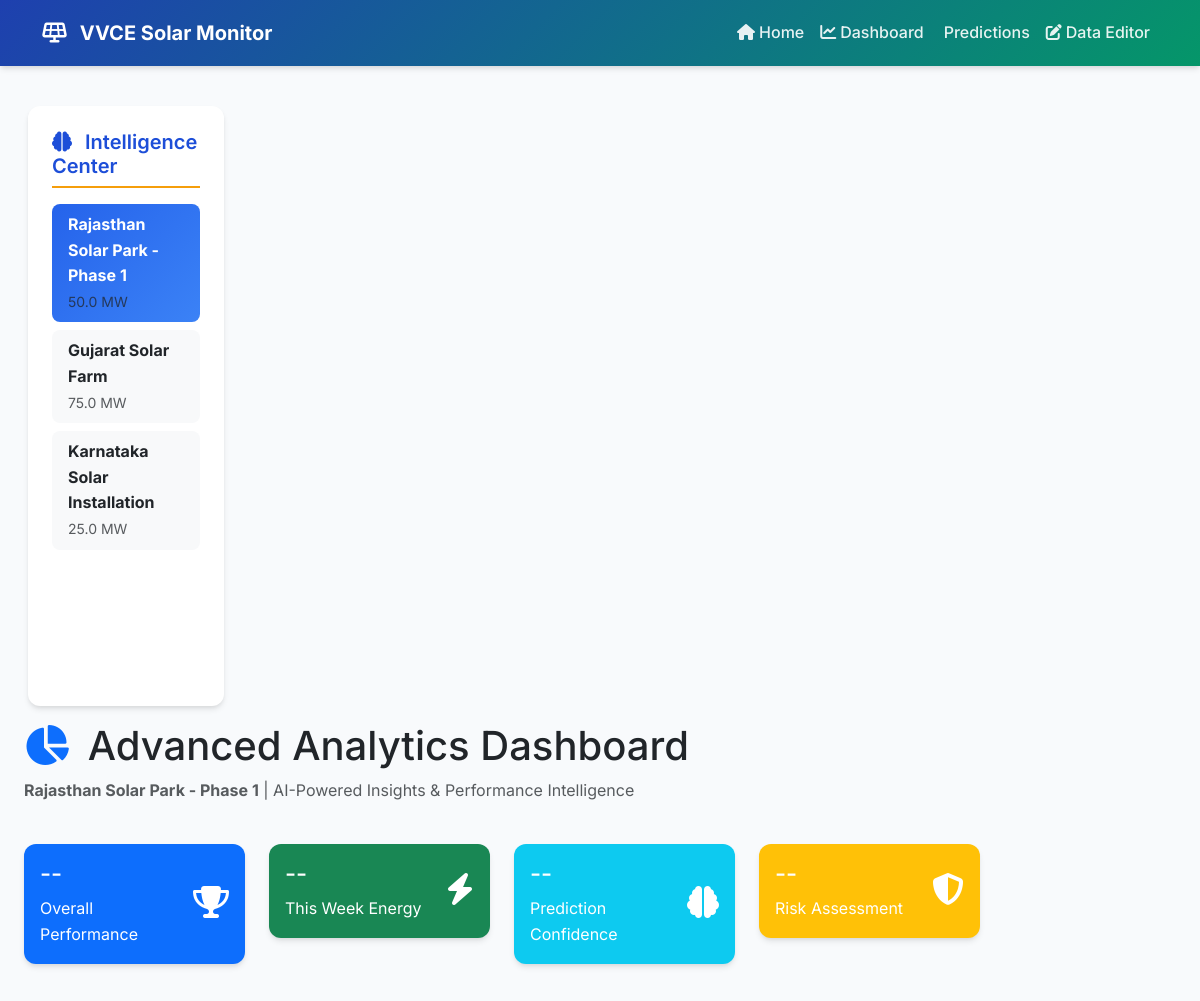
Before: /analytics (upper part) with the older database file.
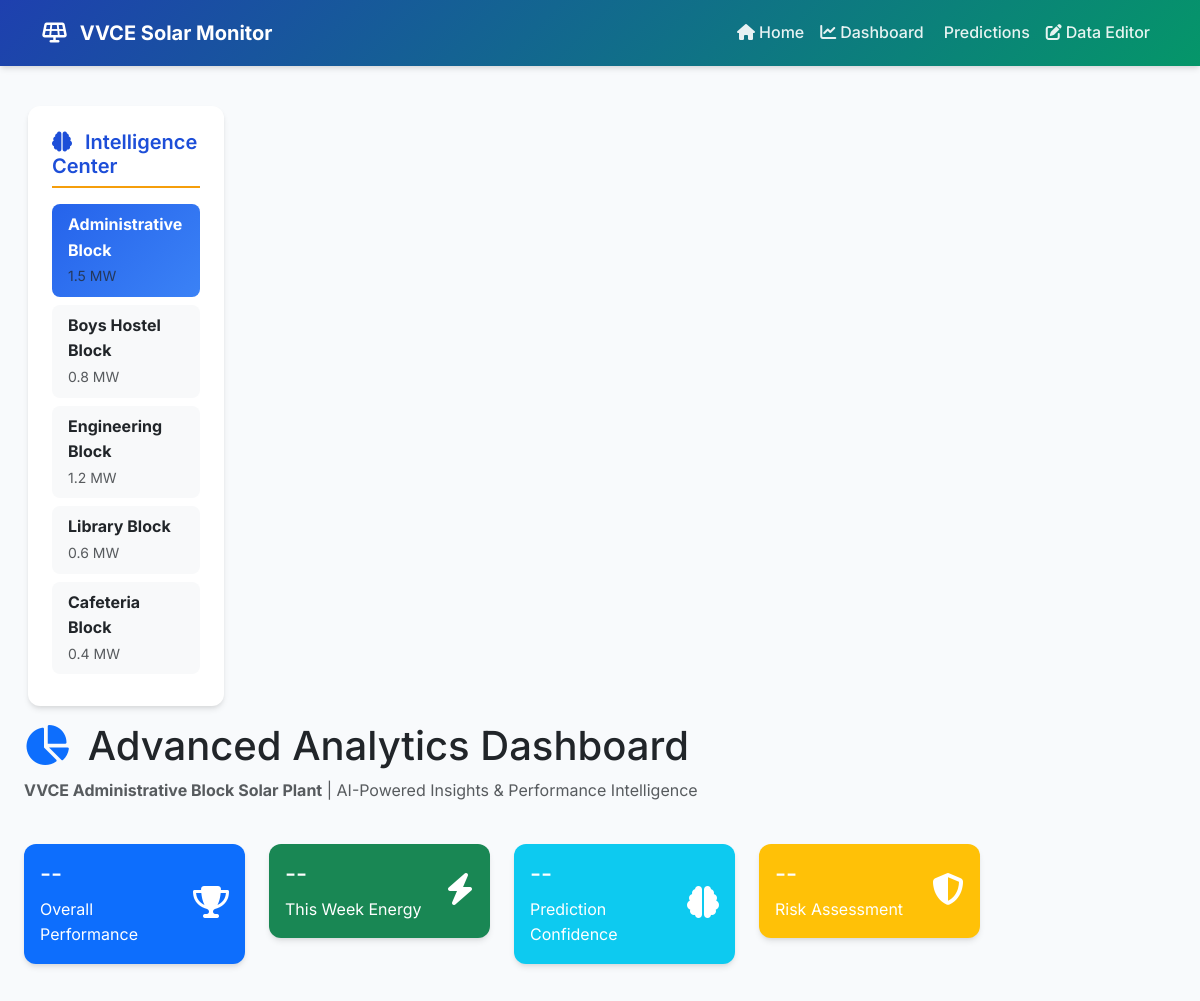
After: the same page with the newer database file.
### models.py (models this page shows)
class SolarPlant(db.Model):
    id = db.Column(db.Integer, primary_key=True)
    name = db.Column(db.String(100), nullable=False)
    location = db.Column(db.String(100), nullable=False)
    capacity_mw = db.Column(db.Float, nullable=False)
    installation_date = db.Column(db.Date, nullable=False)
    panel_type = db.Column(db.String(50), nullable=False)
    efficiency_rating = db.Column(db.Float, nullable=False)
    created_at = db.Column(db.DateTime, default=datetime.utcnow)

### routes.py (the view)
@app.route('/analytics')
@app.route('/analytics/<int:plant_id>')
def analytics_dashboard(plant_id=None):
    try:
        if plant_id:
            plant = SolarPlant.query.get_or_404(plant_id)
        else:
            plant = SolarPlant.query.first()
            if not plant:
                flash('No solar plants found', 'warning')
                return redirect(url_for('index'))
            plant_id = plant.id
        all_plants = SolarPlant.query.all()
        return render_template('analytics_dashboard.html',
                             plant=plant,
                             all_plants=all_plants)
    except Exception as e:
        logging.error(f"Error in analytics dashboard route: {e}")
        flash('Error loading analytics dashboard', 'error')
        return redirect(url_for('index'))

### templates/analytics_dashboard.html (shortened to what the changed rows need)
{% extends "base.html" %}
{% block content %}
<div class="container-fluid">
    <div class="row">
        <div class="col-md-3 col-lg-2 sidebar">
            <div class="plant-selector">
                <div class="list-group">
                    {% for p in all_plants %}
                    <a href="{{ url_for('analytics_dashboard', plant_id=p.id) }}"
                       class="list-group-item list-group-item-action {% if p.id == plant.id %}active{% endif %}">
                        <strong>{{ p.name.replace('VVCE ', '').replace(' Solar Plant', '') }}</strong>
                        <br>
                        <small class="text-muted">{{ p.capacity_mw }} MW</small>
                    </a>
                    {% endfor %}
                </div>
            </div>
        </div>
        <div class="col-md-9 col-lg-10">
            <div class="row mb-4">
                <div class="col-12">
                    <div class="analytics-header">
                        <h1 class="mb-2">
                            <i class="fas fa-chart-pie text-primary me-2"></i>
                            Advanced Analytics Dashboard
                        </h1>
                        <p class="text-muted mb-3">
                            <strong>{{ plant.name }}</strong> | AI-Powered Insights & Performance Intelligence
                        </p>
                    </div>
                </div>
            </div>
        </div>
    </div>
</div>
{% endblock %}

Changed rows visible on the page:
removed SolarPlant: name.replace "Rajasthan Solar Park - Phase 1", capacity_mw "50.0", name "Rajasthan Solar Park - Phase 1"
removed SolarPlant: name.replace "Gujarat Solar Farm", capacity_mw "75.0"
removed SolarPlant: name.replace "Karnataka Solar Installation", capacity_mw "25.0"
added SolarPlant: name.replace "Administrative Block", capacity_mw "1.5", name "VVCE Administrative Block Solar Plant"
added SolarPlant: name.replace "Boys Hostel Block", capacity_mw "0.8"
added SolarPlant: name.replace "Engineering Block", capacity_mw "1.2"
added SolarPlant: name.replace "Library Block", capacity_mw "0.6"
added SolarPlant: name.replace "Cafeteria Block", capacity_mw "0.4"
